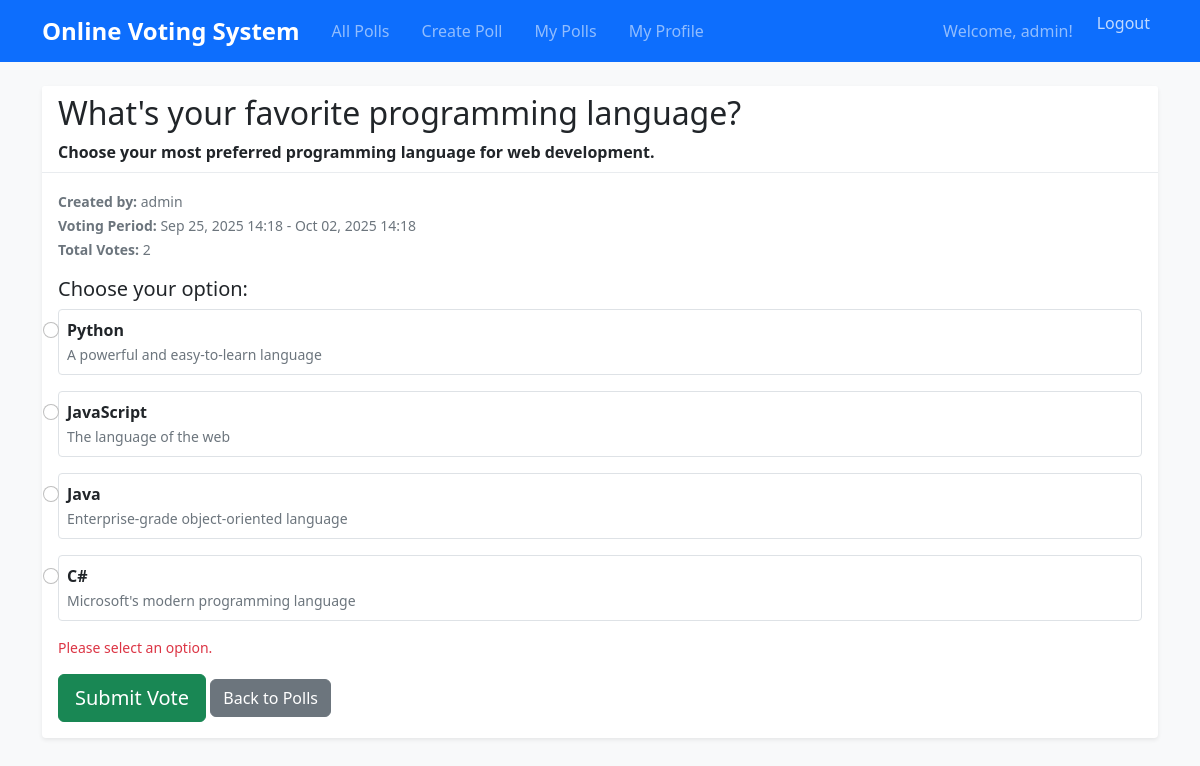
The app's page /polls/1/ (signed in) with its own data.
### polls/models.py (models this page shows, shortened)
class Poll(models.Model):
    question = models.CharField(max_length=200)
    description = models.TextField(blank=True)
    created_date = models.DateTimeField(default=timezone.now)
    start_date = models.DateTimeField(default=timezone.now)
    end_date = models.DateTimeField()
    created_by = models.ForeignKey(User, on_delete=models.CASCADE)
    is_active = models.BooleanField(default=True)
    def is_voting_open(self):
        now = timezone.now()
        return self.start_date <= now <= self.end_date and self.is_active
    def total_votes(self):
        return Vote.objects.filter(choice__poll=self).count()

class Choice(models.Model):
    poll = models.ForeignKey(Poll, on_delete=models.CASCADE, related_name='choices')
    choice_text = models.CharField(max_length=200)
    description = models.TextField(blank=True)

### polls/views.py (the view)
# urls.py: path('<int:poll_id>/', views.detail, name='detail'),
@login_required
def detail(request, poll_id):
    poll = get_object_or_404(Poll, pk=poll_id)
    user_vote = Vote.objects.filter(user=request.user, choice__poll=poll).first()
    context = {
        'poll': poll,
        'user_vote': user_vote,
        'voting_open': poll.is_voting_open()
    }
    return render(request, 'polls/detail.html', context)

### templates/polls/detail.html (shortened to what this page needs)
{% extends 'base.html' %}
{% block content %}
<div class="row">
    <div class="col-12">
        <div class="card">
            <div class="card-header">
                <h2>{{ poll.question }}</h2>
                <p class="mb-0">{{ poll.description }}</p>
            </div>
            <div class="card-body">
                <div class="mb-3">
                    <small class="text-muted">
                        <strong>Created by:</strong> {{ poll.created_by.get_full_name|default:poll.created_by.username }}<br>
                        <strong>Voting Period:</strong> {{ poll.start_date|date:"M d, Y H:i" }} - {{ poll.end_date|date:"M d, Y H:i" }}<br>
                        <strong>Total Votes:</strong> {{ poll.total_votes }}
                    </small>
                </div>
                {% if user_vote %}
                    <div class="alert alert-success">
                        <h5>You have already voted!</h5>
                        <p>Your choice: <strong>{{ user_vote.choice.choice_text }}</strong></p>
                        <a href="{% url 'polls:results' poll.id %}" class="btn btn-primary">View Results</a>
                    </div>
                {% elif not voting_open %}
                    <div class="alert alert-warning">
                        <h5>Voting is closed</h5>
                        <p>This poll is no longer accepting votes.</p>
                        <a href="{% url 'polls:results' poll.id %}" class="btn btn-primary">View Results</a>
                    </div>
                {% else %}
                    <form action="{% url 'polls:vote' poll.id %}" method="post" class="needs-validation" novalidate>
                        <fieldset class="mb-3">
                            <legend class="h5">Choose your option:</legend>
                            {% for choice in poll.choices.all %}
                                <div class="form-check mb-3 p-2 border rounded">
                                    <input class="form-check-input" type="radio" name="choice" id="choice{{ forloop.counter }}" value="{{ choice.id }}" required>
                                    <label class="form-check-label" for="choice{{ forloop.counter }}">
                                        <strong>{{ choice.choice_text }}</strong>
                                        {% if choice.description %}
                                            <br><small class="text-muted">{{ choice.description }}</small>
                                        {% endif %}
                                    </label>
                                </div>
                            {% endfor %}
                            <div class="invalid-feedback">
                                Please select an option.
                            </div>
                        </fieldset>
                        <div class="mt-3">
                            <button type="submit" class="btn btn-success btn-lg">Submit Vote</button>
                            <a href="{% url 'polls:index' %}" class="btn btn-secondary">Back to Polls</a>
                        </div>
                    </form>
                {% endif %}
            </div>
        </div>
    </div>
</div>
{% endblock %}

### templates/base.html (shortened to what this page needs)
<!DOCTYPE html>
<html lang="en">
<head>
    <link href="https://cdn.jsdelivr.net/npm/bootstrap@5.1.3/dist/css/bootstrap.min.css" rel="stylesheet">
    <link href="https://cdn.jsdelivr.net/npm/bootstrap-icons@1.7.2/font/bootstrap-icons.css" rel="stylesheet">
    {% load static %}
    <link href="{% static 'css/style.css' %}" rel="stylesheet">
</head>
<body>
    <nav class="navbar navbar-expand-lg navbar-dark bg-primary">
        <div class="container">
            <a class="navbar-brand" href="{% url 'polls:index' %}">Online Voting System</a>
            <div class="collapse navbar-collapse" id="navbarNav">
                <div class="navbar-nav me-auto">
                    {% if user.is_authenticated %}
                        <a class="nav-link" href="{% url 'polls:index' %}">All Polls</a>
                        <a class="nav-link" href="{% url 'polls:create_poll' %}">Create Poll</a>
                        <a class="nav-link" href="{% url 'polls:my_polls' %}">My Polls</a>
                        <a class="nav-link" href="{% url 'accounts:profile' %}">My Profile</a>
                    {% endif %}
                </div>
                <div class="navbar-nav ms-auto">
                    {% if user.is_authenticated %}
                        <span class="navbar-text me-3">Welcome, {{ user.first_name|default:user.username }}!</span>
                        <form method="post" action="{% url 'accounts:logout' %}" class="d-inline">
                            <button type="submit" class="nav-link btn btn-link p-0" style="border: none; background: none; color: rgba(255,255,255,.75); text-decoration: none; font-size: 1rem;">Logout</button>
                        </form>
                    {% else %}
                        <a class="nav-link" href="{% url 'accounts:login' %}">Login</a>
                        <a class="nav-link" href="{% url 'accounts:register' %}">Register</a>
                    {% endif %}
                </div>
            </div>
        </div>
    </nav>
    <div class="container mt-4">
        {% block content %}
        {% endblock %}
    </div>
</body>
</html>

### static/css/style.css (style rules this page uses)
body { font-family: 'Segoe UI', Tahoma, Geneva, Verdana, sans-serif; background-color: #f8f9fa; }
.navbar-brand { font-weight: bold; font-size: 1.5rem; }
.card { border: none; box-shadow: 0 0.125rem 0.25rem rgba(0, 0, 0, 0.075); transition: box-shadow 0.15s ease-in-out; }
.card-header { background-color: #fff; border-bottom: 1px solid #e9ecef; font-weight: 600; }
.btn { border-radius: 0.375rem; font-weight: 500; transition: all 0.2s ease-in-out; }
.btn-success { background-color: #198754; border-color: #198754; }
.invalid-feedback { display: block; font-size: 0.875em; color: #dc3545; }
.navbar-nav .nav-link { margin: 0 0.5rem; border-radius: 0.375rem; transition: all 0.2s ease-in-out; }
.form-check { padding: 1rem; border: 2px solid #e9ecef; border-radius: 0.5rem; transition: all 0.2s ease-in-out; }

### records on screen
Poll: question "What's your favorite programming language?", description "Choose your most preferred programming language for web development.", created_by.get_full_name "admin", start_date "Sep 25, 2025 14:18", end_date "Oct 02, 2025 14:18", total_votes "2"
Choice: choice_text "Python", description "A powerful and easy-to-learn language"
Choice: choice_text "JavaScript", description "The language of the web"
Choice: choice_text "Java", description "Enterprise-grade object-oriented language"
Choice: choice_text "C#", description "Microsoft's modern programming language"

### other values on screen
{{ user.first_name|default:user.username }} "admin"
